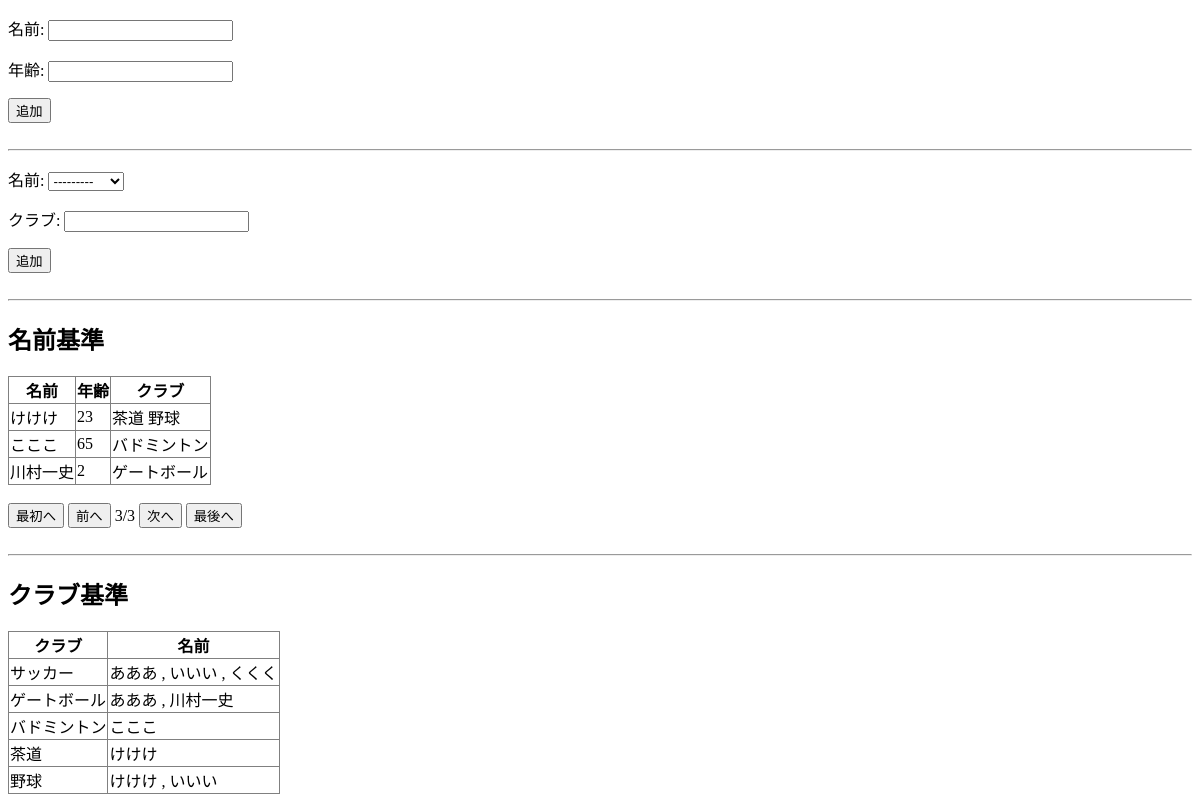
The app's page /plac3/omote/12/, older data.
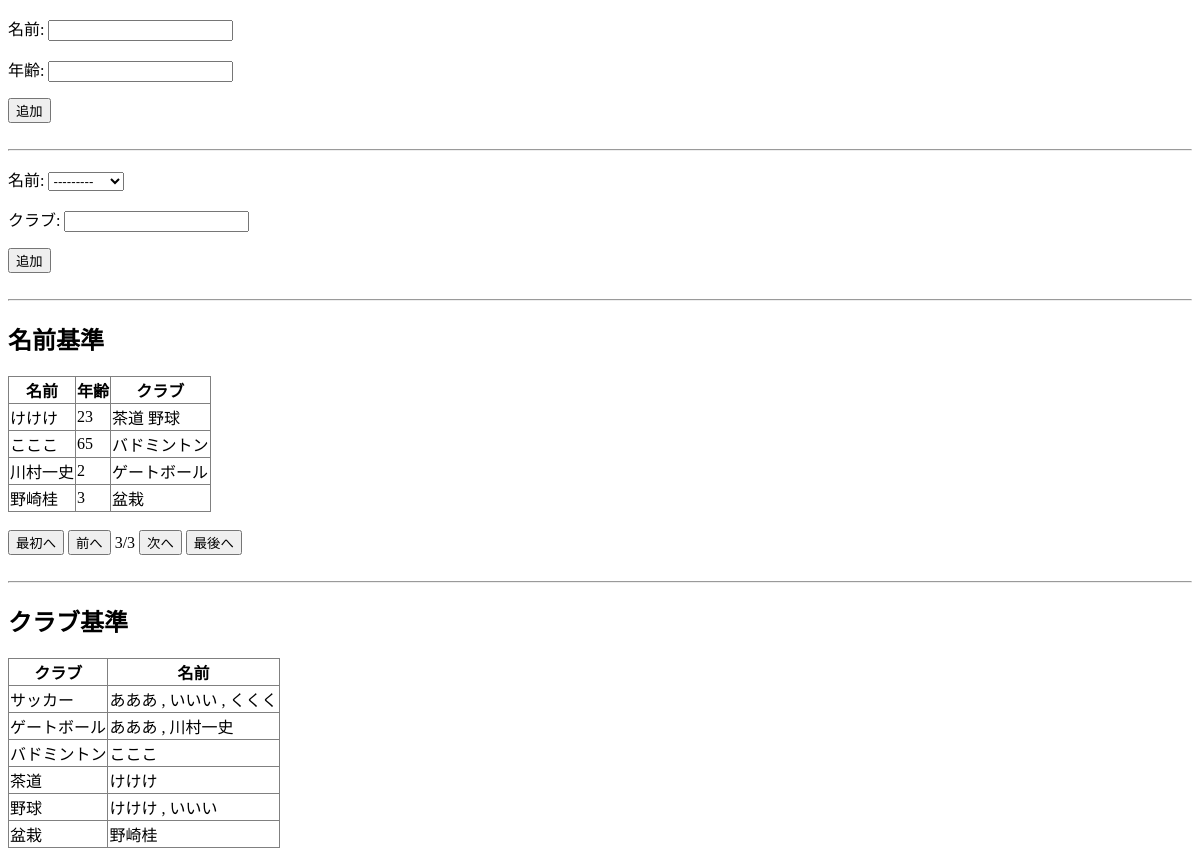
The same page, newer data.
### plac3/models.py (models this page shows)
class Omote(models.Model):
    name=models.CharField(max_length=10,verbose_name="名前")
    age=models.IntegerField(verbose_name="年齢")
    def __str__(self):
        return self.name

class Ura(models.Model):
    name2=models.ForeignKey(Omote,verbose_name="名前",on_delete=models.CASCADE)
    club=models.CharField(max_length=20,verbose_name="クラブ")
    def __str__(self):
        return self.club

### plac3/views.py (the view)
# urls.py: path('omote/',omote,name="omote"),
def omote(request,num=1):
    items=Omote.objects.all()
    pages=Paginator(items, 4)
    data=pages.get_page(num)
    dic={}
    jdata1=Ura.objects.all()
    jdata2=Ura.objects.distinct().values_list("club",flat=True)
    for item in jdata2:
        a=[]
        for i in jdata1:
            if str(item) == str(i):
                b=str(i.name2)
                a.append(b)
        a=" , ".join(a)
        dic[item]=a
    params={
        "data":data,
        "data2":dic,
        "form1":Omoteform(),
        "form2":Uraform(),
            }
    return render(request,"plac3/omote.html",params)

### plac3/forms.py
class Omoteform(ModelForm):
    class Meta:
        model=Omote
        fields=["name","age"]

class Uraform(ModelForm):
    class Meta:
        model=Ura
        fields=["name2","club"]

### plac3/templates/plac3/omote.html
<!DOCTYPE html>
<html>
    <head>
    </head>
    <body>
        <form action="{% url 'name' %}" method="post">{% csrf_token %}
            {{form1.as_p}}
            <button type="submit">追加</button>
        </form>
        <br><hr>
        <form action="{% url 'club' %}" method="post">{% csrf_token %}
            {{form2.as_p}}
            <button type="submit">追加</button>
        </form>
        <br><hr>
        <h2>名前基準</h2>
        <table border="1" style="border-collapse: collapse">
            <tr>
                <th>名前</th>
                <th>年齢</th>
                <th>クラブ</th>
            </tr>
            {% for item in data %}
            <tr>
                <td>{{item.name}}</td>
                <td>{{item.age}}</td>
                <td>
                    {% for i in item.ura_set.all %}
                    {{i.club}}
                    {% endfor %}
                </td>
            </tr>
            {% endfor %}
    </table>
    <br>
        {% if data.has_previous %}
        <a href="{% url 'omote' %}"><button>最初へ</button></a>
        <a href="{% url 'omote' %}{{data.previous_page_number}}"><button>前へ</button></a>
        {% else %}
        <button>最初へ</button>
        <button>前へ</button>
        {% endif %}
        {{data.number}}/{{data.paginator.num_pages}}
        {% if data.has_next %}
        <a href="{% url 'omote' %}{{data.next_page_number}}"><button>次へ</button></a>
        <a href="{% url 'omote' %}{{data.paginator.num_pages}}"><button>最後へ</button></a>
        {% else %}
        <button>次へ</button>
        <button>最後へ</button>
        {% endif %}
    <br><br><hr>
    <h2>クラブ基準</h2>
    <table border="1" style="border-collapse: collapse">
        <tr>
            <th>クラブ</th>
            <th>名前</th>
        </tr>
        {% for key,value in data2.items %}
        <tr>
            <td>{{key}}</td>
            <td>{{value}}</td>
        </tr>
        {% endfor %}
    </table>
    </body>
</html>

Row changes from the older to the newer data that the page shows:
added Omote: name "野崎桂", age "3", data2 "野崎桂"
added Ura: club "盆栽", shown under "野崎桂"
Text that changed along with them:
new list line: "盆栽"
